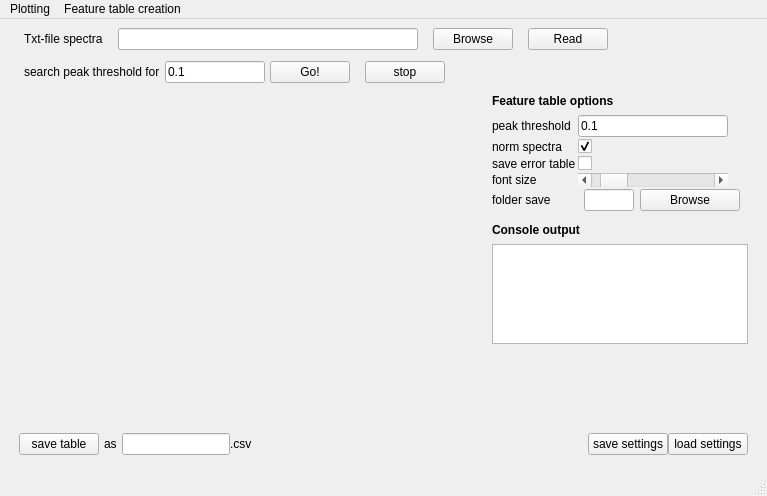
<?xml version="1.0" encoding="UTF-8"?>
<ui version="4.0">
 <author>yz</author>
 <class>MainWindow</class>
 <widget class="QMainWindow" name="MainWindow">
  <property name="geometry">
   <rect>
    <x>0</x>
    <y>0</y>
    <width>767</width>
    <height>496</height>
   </rect>
  </property>
  <property name="windowTitle">
   <string>MainWindow</string>
  </property>
  <widget class="QWidget" name="centralwidget">
   <property name="autoFillBackground">
    <bool>false</bool>
   </property>
   <layout class="QVBoxLayout" name="verticalLayout">
    <property name="spacing">
     <number>1</number>
    </property>
    <item>
     <layout class="QHBoxLayout" name="spectra_file_hl">
      <property name="spacing">
       <number>0</number>
      </property>
      <property name="sizeConstraint">
       <enum>QLayout::SetMinimumSize</enum>
      </property>
      <item>
       <spacer name="horizontalSpacer">
        <property name="orientation">
         <enum>Qt::Horizontal</enum>
        </property>
        <property name="sizeType">
         <enum>QSizePolicy::Maximum</enum>
        </property>
        <property name="sizeHint" stdset="0">
         <size>
          <width>15</width>
          <height>15</height>
         </size>
        </property>
       </spacer>
      </item>
      <item>
       <widget class="QLabel" name="label">
        <property name="toolTip">
         <string extracomment="Input the file path to an txt file with spectra exported from a .d folder by pasting the path direectly into the box or browsing the directories. Afterwards press &quot;Load&quot; to load in the data.">In order to use this application, you need to export the Bruker Daltonics data as an txt-file in which each row corresponds to one spectrum</string>
        </property>
        <property name="toolTipDuration">
         <number>-1</number>
        </property>
        <property name="text">
         <string>Txt-file spectra</string>
        </property>
       </widget>
      </item>
      <item>
       <spacer name="horizontalSpacer_2">
        <property name="orientation">
         <enum>Qt::Horizontal</enum>
        </property>
        <property name="sizeType">
         <enum>QSizePolicy::Maximum</enum>
        </property>
        <property name="sizeHint" stdset="0">
         <size>
          <width>15</width>
          <height>15</height>
         </size>
        </property>
       </spacer>
      </item>
      <item>
       <widget class="QLineEdit" name="lineEdit_file_spectra">
        <property name="sizePolicy">
         <sizepolicy hsizetype="Fixed" vsizetype="Fixed">
          <horstretch>0</horstretch>
          <verstretch>0</verstretch>
         </sizepolicy>
        </property>
        <property name="minimumSize">
         <size>
          <width>300</width>
          <height>0</height>
         </size>
        </property>
        <property name="toolTip">
         <string>Input the file path to an txt file with spectra exported from a .d folder by pasting the path direectly into the box or browsing the directories. Afterwards press &quot;Load&quot; to load in the data. You can directly paste a file path into here.</string>
        </property>
       </widget>
      </item>
      <item>
       <spacer name="horizontalSpacer_3">
        <property name="orientation">
         <enum>Qt::Horizontal</enum>
        </property>
        <property name="sizeType">
         <enum>QSizePolicy::Maximum</enum>
        </property>
        <property name="sizeHint" stdset="0">
         <size>
          <width>15</width>
          <height>15</height>
         </size>
        </property>
       </spacer>
      </item>
      <item>
       <widget class="QPushButton" name="btn_browse_data">
        <property name="toolTip">
         <string>Open file manager and select txt-file to read</string>
        </property>
        <property name="text">
         <string>Browse</string>
        </property>
       </widget>
      </item>
      <item>
       <spacer name="horizontalSpacer_4">
        <property name="orientation">
         <enum>Qt::Horizontal</enum>
        </property>
        <property name="sizeType">
         <enum>QSizePolicy::Maximum</enum>
        </property>
        <property name="sizeHint" stdset="0">
         <size>
          <width>15</width>
          <height>15</height>
         </size>
        </property>
       </spacer>
      </item>
      <item>
       <widget class="QPushButton" name="btn_read_data">
        <property name="toolTip">
         <string>Read the txt-file (this may take a little while)</string>
        </property>
        <property name="text">
         <string>Read</string>
        </property>
       </widget>
      </item>
      <item>
       <spacer name="horizontalSpacer_5">
        <property name="orientation">
         <enum>Qt::Horizontal</enum>
        </property>
        <property name="sizeType">
         <enum>QSizePolicy::Expanding</enum>
        </property>
        <property name="sizeHint" stdset="0">
         <size>
          <width>40</width>
          <height>20</height>
         </size>
        </property>
       </spacer>
      </item>
     </layout>
    </item>
    <item>
     <spacer name="verticalSpacer">
      <property name="orientation">
       <enum>Qt::Vertical</enum>
      </property>
      <property name="sizeType">
       <enum>QSizePolicy::Maximum</enum>
      </property>
      <property name="sizeHint" stdset="0">
       <size>
        <width>20</width>
        <height>10</height>
       </size>
      </property>
     </spacer>
    </item>
    <item>
     <layout class="QHBoxLayout" name="navigation_mz_hl">
      <property name="spacing">
       <number>0</number>
      </property>
      <property name="sizeConstraint">
       <enum>QLayout::SetMinimumSize</enum>
      </property>
      <item>
       <spacer name="horizontalSpacer_19">
        <property name="orientation">
         <enum>Qt::Horizontal</enum>
        </property>
        <property name="sizeType">
         <enum>QSizePolicy::Maximum</enum>
        </property>
        <property name="sizeHint" stdset="0">
         <size>
          <width>15</width>
          <height>15</height>
         </size>
        </property>
       </spacer>
      </item>
      <item>
       <widget class="QLabel" name="label_6">
        <property name="toolTip">
         <string>Search peaks for a value between 0 and 1. All peaks with prominence greater than this value will be considered. Pressing &quot;Go!&quot; will calculate metrics to estimate a good threshold. For more information about prominence, you may visit the scipy documentation of scipy.signal.peak_prominences.</string>
        </property>
        <property name="text">
         <string>search peak threshold for</string>
        </property>
       </widget>
      </item>
      <item>
       <spacer name="horizontalSpacer_22">
        <property name="orientation">
         <enum>Qt::Horizontal</enum>
        </property>
        <property name="sizeType">
         <enum>QSizePolicy::Maximum</enum>
        </property>
        <property name="sizeHint" stdset="0">
         <size>
          <width>5</width>
          <height>15</height>
         </size>
        </property>
       </spacer>
      </item>
      <item>
       <widget class="QLineEdit" name="lineEdit_search_thr">
        <property name="sizePolicy">
         <sizepolicy hsizetype="Fixed" vsizetype="Fixed">
          <horstretch>0</horstretch>
          <verstretch>0</verstretch>
         </sizepolicy>
        </property>
        <property name="minimumSize">
         <size>
          <width>100</width>
          <height>0</height>
         </size>
        </property>
        <property name="maximumSize">
         <size>
          <width>100</width>
          <height>16777215</height>
         </size>
        </property>
        <property name="toolTip">
         <string>Value(s) to calculate the peak metrices for. Multiple values can be entered by separating them with semicolons.</string>
        </property>
        <property name="text">
         <string>0.1</string>
        </property>
       </widget>
      </item>
      <item>
       <spacer name="horizontalSpacer_37">
        <property name="orientation">
         <enum>Qt::Horizontal</enum>
        </property>
        <property name="sizeType">
         <enum>QSizePolicy::Maximum</enum>
        </property>
        <property name="sizeHint" stdset="0">
         <size>
          <width>5</width>
          <height>20</height>
         </size>
        </property>
       </spacer>
      </item>
      <item>
       <widget class="QPushButton" name="btn_find_thrs">
        <property name="toolTip">
         <string>Start the calculation. Already calculated thresholds will be skipped.</string>
        </property>
        <property name="text">
         <string>Go!</string>
        </property>
       </widget>
      </item>
      <item>
       <spacer name="horizontalSpacer_8">
        <property name="orientation">
         <enum>Qt::Horizontal</enum>
        </property>
        <property name="sizeType">
         <enum>QSizePolicy::Maximum</enum>
        </property>
        <property name="sizeHint" stdset="0">
         <size>
          <width>15</width>
          <height>20</height>
         </size>
        </property>
       </spacer>
      </item>
      <item>
       <widget class="QPushButton" name="btn_stop">
        <property name="toolTip">
         <string>Stop the calculation.</string>
        </property>
        <property name="text">
         <string>stop</string>
        </property>
       </widget>
      </item>
      <item>
       <spacer name="horizontalSpacer_23">
        <property name="orientation">
         <enum>Qt::Horizontal</enum>
        </property>
        <property name="sizeType">
         <enum>QSizePolicy::Expanding</enum>
        </property>
        <property name="sizeHint" stdset="0">
         <size>
          <width>40</width>
          <height>20</height>
         </size>
        </property>
       </spacer>
      </item>
     </layout>
    </item>
    <item>
     <spacer name="verticalSpacer_5">
      <property name="orientation">
       <enum>Qt::Vertical</enum>
      </property>
      <property name="sizeType">
       <enum>QSizePolicy::Maximum</enum>
      </property>
      <property name="sizeHint" stdset="0">
       <size>
        <width>20</width>
        <height>10</height>
       </size>
      </property>
     </spacer>
    </item>
    <item>
     <layout class="QHBoxLayout" name="plotting_hl">
      <property name="spacing">
       <number>0</number>
      </property>
      <property name="sizeConstraint">
       <enum>QLayout::SetNoConstraint</enum>
      </property>
      <item>
       <spacer name="horizontalSpacer_27">
        <property name="orientation">
         <enum>Qt::Horizontal</enum>
        </property>
        <property name="sizeType">
         <enum>QSizePolicy::Maximum</enum>
        </property>
        <property name="sizeHint" stdset="0">
         <size>
          <width>10</width>
          <height>20</height>
         </size>
        </property>
       </spacer>
      </item>
      <item>
       <widget class="QWidget" name="plt_area" native="true">
        <property name="sizePolicy">
         <sizepolicy hsizetype="Expanding" vsizetype="Expanding">
          <horstretch>0</horstretch>
          <verstretch>0</verstretch>
         </sizepolicy>
        </property>
        <property name="toolTip">
         <string> tic_coverage: Percentage of the peak intensities covered after peak alignment 
 mean_error: the overall m/z error between the measured peaks and the reference peak, including mean and std 
 sparsity: how sparse is the feature table that is obtained from the reference peaks 
 n_ref: the number of mass values in the feature table</string>
        </property>
       </widget>
      </item>
      <item>
       <spacer name="horizontalSpacer_28">
        <property name="orientation">
         <enum>Qt::Horizontal</enum>
        </property>
        <property name="sizeType">
         <enum>QSizePolicy::Maximum</enum>
        </property>
        <property name="sizeHint" stdset="0">
         <size>
          <width>10</width>
          <height>20</height>
         </size>
        </property>
       </spacer>
      </item>
      <item>
       <layout class="QVBoxLayout" name="verticalLayout_4">
        <property name="spacing">
         <number>2</number>
        </property>
        <property name="sizeConstraint">
         <enum>QLayout::SetMinimumSize</enum>
        </property>
        <item>
         <spacer name="verticalSpacer_9">
          <property name="orientation">
           <enum>Qt::Vertical</enum>
          </property>
          <property name="sizeType">
           <enum>QSizePolicy::Maximum</enum>
          </property>
          <property name="sizeHint" stdset="0">
           <size>
            <width>20</width>
            <height>0</height>
           </size>
          </property>
         </spacer>
        </item>
        <item>
         <widget class="QLabel" name="label_16">
          <property name="sizePolicy">
           <sizepolicy hsizetype="Maximum" vsizetype="Preferred">
            <horstretch>0</horstretch>
            <verstretch>0</verstretch>
           </sizepolicy>
          </property>
          <property name="font">
           <font>
            <weight>75</weight>
            <bold>true</bold>
           </font>
          </property>
          <property name="toolTip">
           <string>Options for saving feature tables.</string>
          </property>
          <property name="text">
           <string>Feature table options</string>
          </property>
         </widget>
        </item>
        <item>
         <spacer name="verticalSpacer_7">
          <property name="orientation">
           <enum>Qt::Vertical</enum>
          </property>
          <property name="sizeType">
           <enum>QSizePolicy::Maximum</enum>
          </property>
          <property name="sizeHint" stdset="0">
           <size>
            <width>20</width>
            <height>5</height>
           </size>
          </property>
         </spacer>
        </item>
        <item>
         <layout class="QFormLayout" name="formLayout">
          <property name="sizeConstraint">
           <enum>QLayout::SetMinimumSize</enum>
          </property>
          <property name="fieldGrowthPolicy">
           <enum>QFormLayout::AllNonFixedFieldsGrow</enum>
          </property>
          <item row="0" column="0">
           <widget class="QLabel" name="label_9">
            <property name="toolTip">
             <string>Threshold for which to export the table. Multiple values can be separated by semicolons.</string>
            </property>
            <property name="text">
             <string>peak threshold</string>
            </property>
           </widget>
          </item>
          <item row="0" column="1">
           <widget class="QLineEdit" name="lineEdit_peak_th">
            <property name="sizePolicy">
             <sizepolicy hsizetype="Maximum" vsizetype="Fixed">
              <horstretch>0</horstretch>
              <verstretch>0</verstretch>
             </sizepolicy>
            </property>
            <property name="maximumSize">
             <size>
              <width>150</width>
              <height>16777215</height>
             </size>
            </property>
            <property name="toolTip">
             <string>Common values are 6 and 10 (uncertainty of 3 and 5 mDa respectively)</string>
            </property>
            <property name="text">
             <string>0.1</string>
            </property>
           </widget>
          </item>
          <item row="1" column="0">
           <widget class="QLabel" name="label_20">
            <property name="toolTip">
             <string>Optionally scale the intensitities of each pixel to have median of 1 (recommended)</string>
            </property>
            <property name="text">
             <string>norm spectra</string>
            </property>
           </widget>
          </item>
          <item row="1" column="1">
           <widget class="QCheckBox" name="checkBox_norm_spectra">
            <property name="text">
             <string/>
            </property>
            <property name="checked">
             <bool>true</bool>
            </property>
           </widget>
          </item>
          <item row="3" column="0">
           <widget class="QLabel" name="label_8">
            <property name="toolTip">
             <string>Additionally save an error table (deviation of measured mz and KDE)</string>
            </property>
            <property name="text">
             <string>save error table</string>
            </property>
           </widget>
          </item>
          <item row="3" column="1">
           <widget class="QCheckBox" name="checkBox_save_errors">
            <property name="text">
             <string/>
            </property>
           </widget>
          </item>
          <item row="5" column="0">
           <widget class="QLabel" name="label_18">
            <property name="toolTip">
             <string>The folder in which tables will be saved.</string>
            </property>
            <property name="text">
             <string>folder save</string>
            </property>
           </widget>
          </item>
          <item row="5" column="1">
           <layout class="QHBoxLayout" name="horizontalLayout">
            <property name="spacing">
             <number>0</number>
            </property>
            <property name="sizeConstraint">
             <enum>QLayout::SetFixedSize</enum>
            </property>
            <item>
             <widget class="QLineEdit" name="lineEdit_dir_imgs">
              <property name="sizePolicy">
               <sizepolicy hsizetype="Fixed" vsizetype="Fixed">
                <horstretch>0</horstretch>
                <verstretch>0</verstretch>
               </sizepolicy>
              </property>
              <property name="minimumSize">
               <size>
                <width>50</width>
                <height>0</height>
               </size>
              </property>
              <property name="maximumSize">
               <size>
                <width>50</width>
                <height>16777215</height>
               </size>
              </property>
              <property name="baseSize">
               <size>
                <width>50</width>
                <height>0</height>
               </size>
              </property>
              <property name="toolTip">
               <string>You can paste a file path into this field</string>
              </property>
             </widget>
            </item>
            <item>
             <widget class="QPushButton" name="btn_browse_img_folder">
              <property name="sizePolicy">
               <sizepolicy hsizetype="Fixed" vsizetype="Fixed">
                <horstretch>0</horstretch>
                <verstretch>0</verstretch>
               </sizepolicy>
              </property>
              <property name="minimumSize">
               <size>
                <width>100</width>
                <height>0</height>
               </size>
              </property>
              <property name="maximumSize">
               <size>
                <width>100</width>
                <height>16777215</height>
               </size>
              </property>
              <property name="baseSize">
               <size>
                <width>100</width>
                <height>0</height>
               </size>
              </property>
              <property name="toolTip">
               <string>Open the file browser to select a folder.</string>
              </property>
              <property name="text">
               <string>Browse</string>
              </property>
             </widget>
            </item>
            <item>
             <spacer name="horizontalSpacer_34">
              <property name="orientation">
               <enum>Qt::Horizontal</enum>
              </property>
              <property name="sizeType">
               <enum>QSizePolicy::Preferred</enum>
              </property>
              <property name="sizeHint" stdset="0">
               <size>
                <width>0</width>
                <height>20</height>
               </size>
              </property>
             </spacer>
            </item>
           </layout>
          </item>
          <item row="4" column="0">
           <widget class="QLabel" name="label_2">
            <property name="toolTip">
             <string>Font size of labels in figure.</string>
            </property>
            <property name="text">
             <string>font size</string>
            </property>
           </widget>
          </item>
          <item row="4" column="1">
           <widget class="QScrollBar" name="horizontalScrollBar">
            <property name="sizePolicy">
             <sizepolicy hsizetype="Maximum" vsizetype="Fixed">
              <horstretch>0</horstretch>
              <verstretch>0</verstretch>
             </sizepolicy>
            </property>
            <property name="minimumSize">
             <size>
              <width>150</width>
              <height>0</height>
             </size>
            </property>
            <property name="minimum">
             <number>1</number>
            </property>
            <property name="maximum">
             <number>200</number>
            </property>
            <property name="value">
             <number>20</number>
            </property>
            <property name="orientation">
             <enum>Qt::Horizontal</enum>
            </property>
           </widget>
          </item>
         </layout>
        </item>
        <item>
         <spacer name="verticalSpacer_4">
          <property name="orientation">
           <enum>Qt::Vertical</enum>
          </property>
          <property name="sizeType">
           <enum>QSizePolicy::Maximum</enum>
          </property>
          <property name="sizeHint" stdset="0">
           <size>
            <width>20</width>
            <height>10</height>
           </size>
          </property>
         </spacer>
        </item>
        <item>
         <widget class="QLabel" name="label_19">
          <property name="sizePolicy">
           <sizepolicy hsizetype="Maximum" vsizetype="Preferred">
            <horstretch>0</horstretch>
            <verstretch>0</verstretch>
           </sizepolicy>
          </property>
          <property name="font">
           <font>
            <weight>75</weight>
            <bold>true</bold>
           </font>
          </property>
          <property name="text">
           <string>Console output</string>
          </property>
         </widget>
        </item>
        <item>
         <spacer name="verticalSpacer_11">
          <property name="orientation">
           <enum>Qt::Vertical</enum>
          </property>
          <property name="sizeType">
           <enum>QSizePolicy::Maximum</enum>
          </property>
          <property name="sizeHint" stdset="0">
           <size>
            <width>20</width>
            <height>5</height>
           </size>
          </property>
         </spacer>
        </item>
        <item>
         <widget class="QTextEdit" name="textEdit_console">
          <property name="sizePolicy">
           <sizepolicy hsizetype="Maximum" vsizetype="Maximum">
            <horstretch>0</horstretch>
            <verstretch>0</verstretch>
           </sizepolicy>
          </property>
          <property name="maximumSize">
           <size>
            <width>16777215</width>
            <height>100</height>
           </size>
          </property>
          <property name="contextMenuPolicy">
           <enum>Qt::PreventContextMenu</enum>
          </property>
          <property name="acceptDrops">
           <bool>false</bool>
          </property>
          <property name="readOnly">
           <bool>true</bool>
          </property>
         </widget>
        </item>
        <item>
         <spacer name="verticalSpacer_6">
          <property name="orientation">
           <enum>Qt::Vertical</enum>
          </property>
          <property name="sizeHint" stdset="0">
           <size>
            <width>20</width>
            <height>40</height>
           </size>
          </property>
         </spacer>
        </item>
        <item>
         <spacer name="verticalSpacer_12">
          <property name="orientation">
           <enum>Qt::Vertical</enum>
          </property>
          <property name="sizeType">
           <enum>QSizePolicy::Maximum</enum>
          </property>
          <property name="sizeHint" stdset="0">
           <size>
            <width>20</width>
            <height>0</height>
           </size>
          </property>
         </spacer>
        </item>
       </layout>
      </item>
      <item>
       <spacer name="horizontalSpacer_26">
        <property name="orientation">
         <enum>Qt::Horizontal</enum>
        </property>
        <property name="sizeType">
         <enum>QSizePolicy::Maximum</enum>
        </property>
        <property name="sizeHint" stdset="0">
         <size>
          <width>10</width>
          <height>20</height>
         </size>
        </property>
       </spacer>
      </item>
     </layout>
    </item>
    <item>
     <layout class="QHBoxLayout" name="progress_hl">
      <property name="spacing">
       <number>0</number>
      </property>
      <property name="sizeConstraint">
       <enum>QLayout::SetMinimumSize</enum>
      </property>
      <item>
       <spacer name="horizontalSpacer_31">
        <property name="orientation">
         <enum>Qt::Horizontal</enum>
        </property>
        <property name="sizeType">
         <enum>QSizePolicy::Maximum</enum>
        </property>
        <property name="sizeHint" stdset="0">
         <size>
          <width>10</width>
          <height>10</height>
         </size>
        </property>
       </spacer>
      </item>
      <item>
       <widget class="QPushButton" name="btn_save_plot">
        <property name="toolTip">
         <string>Save the table(s) in the specified folder with the specified name. Threshold value will be appended automatically.</string>
        </property>
        <property name="text">
         <string>save table</string>
        </property>
       </widget>
      </item>
      <item>
       <spacer name="horizontalSpacer_32">
        <property name="orientation">
         <enum>Qt::Horizontal</enum>
        </property>
        <property name="sizeType">
         <enum>QSizePolicy::Maximum</enum>
        </property>
        <property name="sizeHint" stdset="0">
         <size>
          <width>5</width>
          <height>5</height>
         </size>
        </property>
       </spacer>
      </item>
      <item>
       <widget class="QLabel" name="label_21">
        <property name="text">
         <string>as</string>
        </property>
       </widget>
      </item>
      <item>
       <spacer name="horizontalSpacer_30">
        <property name="orientation">
         <enum>Qt::Horizontal</enum>
        </property>
        <property name="sizeType">
         <enum>QSizePolicy::Maximum</enum>
        </property>
        <property name="sizeHint" stdset="0">
         <size>
          <width>5</width>
          <height>20</height>
         </size>
        </property>
       </spacer>
      </item>
      <item>
       <widget class="QLineEdit" name="lineEdit_image_name">
        <property name="sizePolicy">
         <sizepolicy hsizetype="Preferred" vsizetype="Fixed">
          <horstretch>0</horstretch>
          <verstretch>0</verstretch>
         </sizepolicy>
        </property>
        <property name="toolTip">
         <string>name of the saved table</string>
        </property>
       </widget>
      </item>
      <item>
       <spacer name="horizontalSpacer_33">
        <property name="orientation">
         <enum>Qt::Horizontal</enum>
        </property>
        <property name="sizeType">
         <enum>QSizePolicy::Maximum</enum>
        </property>
        <property name="sizeHint" stdset="0">
         <size>
          <width>0</width>
          <height>20</height>
         </size>
        </property>
       </spacer>
      </item>
      <item>
       <widget class="QLabel" name="label_22">
        <property name="text">
         <string>.csv</string>
        </property>
       </widget>
      </item>
      <item>
       <spacer name="horizontalSpacer_7">
        <property name="orientation">
         <enum>Qt::Horizontal</enum>
        </property>
        <property name="sizeHint" stdset="0">
         <size>
          <width>40</width>
          <height>20</height>
         </size>
        </property>
       </spacer>
      </item>
      <item>
       <widget class="QPushButton" name="btn_save">
        <property name="toolTip">
         <string>Save values in text boxes.</string>
        </property>
        <property name="text">
         <string>save settings</string>
        </property>
       </widget>
      </item>
      <item>
       <widget class="QPushButton" name="btn_load">
        <property name="toolTip">
         <string>Load values of textboxes from save and load data.</string>
        </property>
        <property name="text">
         <string>load settings</string>
        </property>
       </widget>
      </item>
      <item>
       <spacer name="horizontalSpacer_6">
        <property name="orientation">
         <enum>Qt::Horizontal</enum>
        </property>
        <property name="sizeType">
         <enum>QSizePolicy::Maximum</enum>
        </property>
        <property name="sizeHint" stdset="0">
         <size>
          <width>10</width>
          <height>10</height>
         </size>
        </property>
       </spacer>
      </item>
     </layout>
    </item>
    <item>
     <spacer name="verticalSpacer_3">
      <property name="orientation">
       <enum>Qt::Vertical</enum>
      </property>
      <property name="sizeType">
       <enum>QSizePolicy::Maximum</enum>
      </property>
      <property name="sizeHint" stdset="0">
       <size>
        <width>20</width>
        <height>10</height>
       </size>
      </property>
     </spacer>
    </item>
   </layout>
  </widget>
  <widget class="QMenuBar" name="menubar">
   <property name="geometry">
    <rect>
     <x>0</x>
     <y>0</y>
     <width>767</width>
     <height>21</height>
    </rect>
   </property>
   <widget class="QMenu" name="menuPlotting">
    <property name="title">
     <string>Plotting</string>
    </property>
   </widget>
   <widget class="QMenu" name="menuFeature_table_creation">
    <property name="title">
     <string>Feature table creation</string>
    </property>
   </widget>
   <addaction name="menuPlotting"/>
   <addaction name="menuFeature_table_creation"/>
  </widget>
  <widget class="QStatusBar" name="statusbar"/>
 </widget>
 <resources/>
 <connections/>
</ui>
